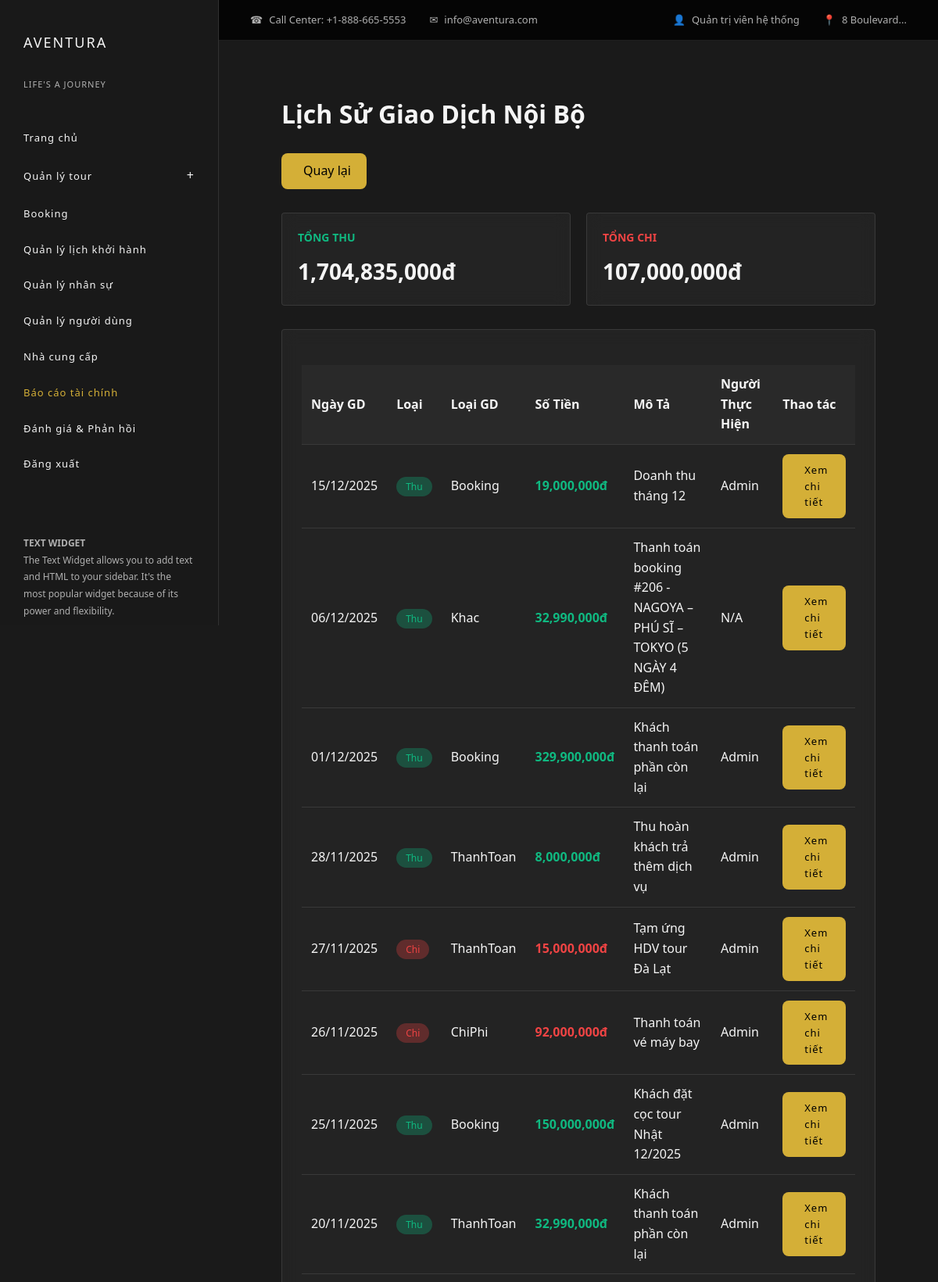
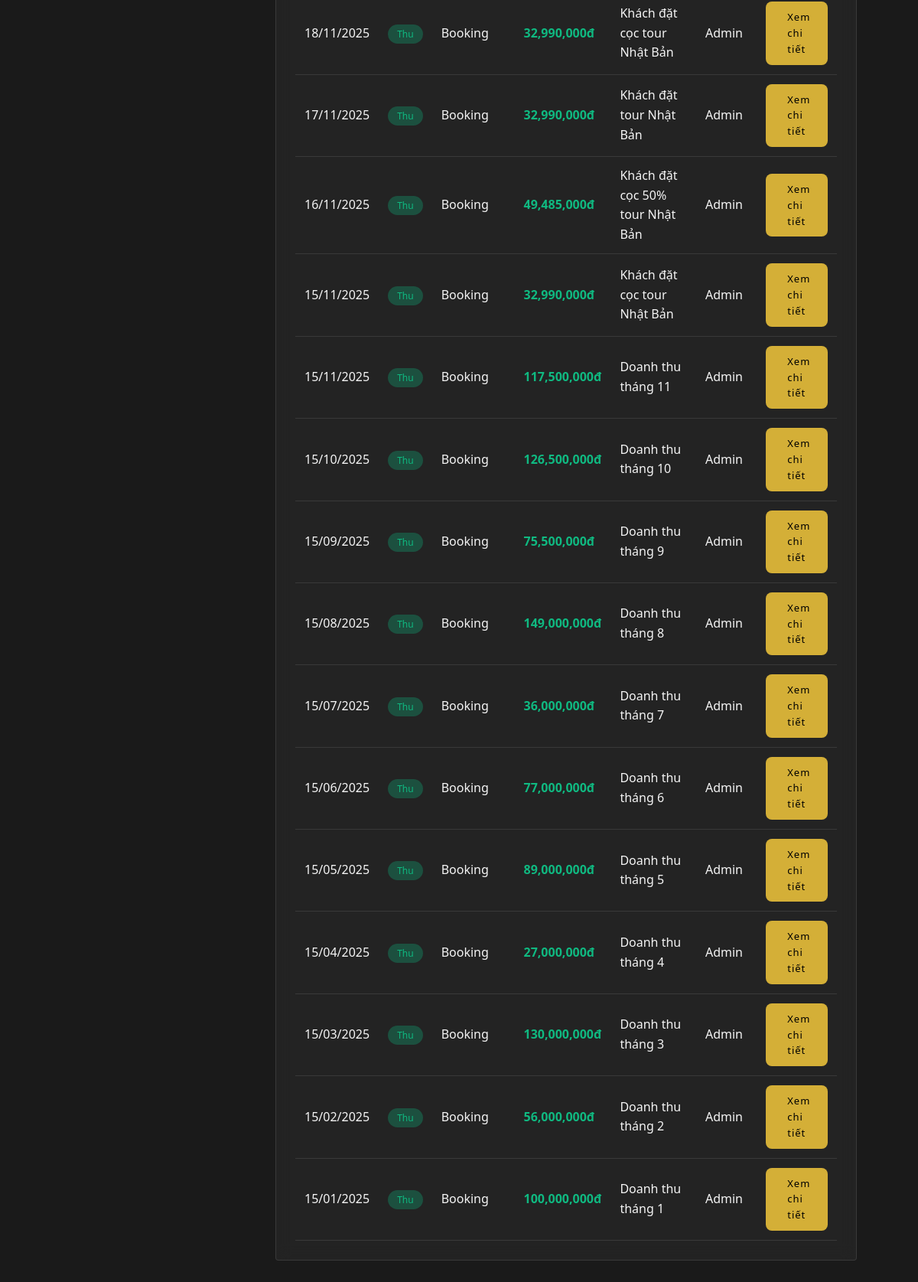
The page /index.php?act=admin/lichSuGiaoDich (signed in) on the database its author committed (2 pictures, top to bottom).
### tables this page shows
CREATE TABLE `giao_dich_tai_chinh` (
  `id` int(11) NOT NULL,
  `tour_id` int(11) DEFAULT NULL,
  `booking_id` int(11) DEFAULT NULL,
  `khach_hang_id` int(11) DEFAULT NULL,
  `loai` enum('Thu','Chi') DEFAULT NULL,
  `loai_doi_tuong` enum('KhachHang','NhaCungCap','HDV','Khac') DEFAULT 'Khac',
  `doi_tuong_id` int(11) DEFAULT NULL,
  `loai_giao_dich` enum('Booking','ThanhToan','ChiPhi','HoanTien','DieuChinh','Khac') DEFAULT 'Khac',
  `so_tien` decimal(15,2) DEFAULT NULL,
  `mo_ta` text DEFAULT NULL,
  `nguoi_thuc_hien_id` int(11) DEFAULT NULL,
  `nguoi_thuc_hien` varchar(255) DEFAULT NULL,
  `ngay_giao_dich` date DEFAULT NULL,
  `created_at` timestamp NULL DEFAULT current_timestamp(),
  `updated_at` timestamp NULL DEFAULT current_timestamp() ON UPDATE current_timestamp()
);

### controllers/BaoCaoTaiChinhController.php (called while the page is built, shortened)
<?php
require_once __DIR__ . '/../models/GiaoDich.php';
class BaoCaoTaiChinhController {
    private $giaoDichModel;
    public function __construct() {
        $this->giaoDichModel = new GiaoDich();
    }
    public function lichSuGiaoDich() {
        $giaoDichs = $this->giaoDichModel->getAll();
        $tongThu = 0;
        $tongChi = 0;
        foreach ($giaoDichs as $gd) {
            if ($gd['loai'] == 'Thu') {
                $tongThu += $gd['so_tien'];
            } else {
                $tongChi += $gd['so_tien'];
            }
        }
        require __DIR__ . '/../views/admin/bao_cao_tai_chinh/lich_su_giao_dich.php';
    }
}

### commons/env.php (called while the page is built, shortened)
<?php
function getPDOConnection() {
    try {
        $conn = new PDO(
            "mysql:host=" . DB_HOST . ";port=" . DB_PORT . ";dbname=" . DB_NAME . ";charset=utf8mb4",
            DB_USERNAME,
            DB_PASSWORD,
            [
                PDO::ATTR_ERRMODE => PDO::ERRMODE_EXCEPTION,
                PDO::ATTR_DEFAULT_FETCH_MODE => PDO::FETCH_ASSOC,
                PDO::ATTR_EMULATE_PREPARES => false
            ]
        );
        $conn->exec("SET time_zone = '+07:00'");
        return $conn;
    } catch (PDOException $e) {
        die("Kết nối thất bại: " . $e->getMessage());
    }
}

### commons/function.php (called while the page is built, shortened)
<?php
function connectDB() {
    return getPDOConnection();
}

### models/GiaoDich.php (called while the page is built, shortened)
<?php
class GiaoDich {
    public $conn;
    public function __construct() {
        $this->conn = connectDB();
    }
    public function getAll() {
        $sql = "SELECT * FROM giao_dich_tai_chinh ORDER BY ngay_giao_dich DESC";
        $stmt = $this->conn->prepare($sql);
        $stmt->execute();
        return $stmt->fetchAll();
    }
}

### views/admin/bao_cao_tai_chinh/lich_su_giao_dich.php (the view, shortened to what this page needs)
<div style="padding: 20px; max-width: 1400px; margin: 0 auto;">
    <div class="page-header-section" style="margin-bottom: 30px;">
        <h1 style="margin: 0 0 10px 0; font-size: 2rem; color: var(--text-light);">
            <i class="fas fa-history" style="color: var(--accent-gold);"></i> Lịch Sử Giao Dịch Nội Bộ
        </h1>
        <a href="index.php?act=admin/baoCaoTaiChinh" style="background: var(--accent-gold); color: #000; padding: 10px 20px; border-radius: 8px; text-decoration: none; display: inline-flex; align-items: center; gap: 8px; margin-top: 15px; font-weight: 500;">
            <i class="fas fa-arrow-left"></i> Quay lại
        </a>
    </div>
    <div class="stats-grid">
        <div class="stat-card">
            <h3 style="color: #10b981; font-size: 14px; margin-bottom: 10px;">TỔNG THU</h3>
            <div style="font-size: 28px; font-weight: 700; color: var(--text-light);">
                <?= number_format($tongThu) ?>đ
            </div>
        </div>
        <div class="stat-card">
            <h3 style="color: #ef4444; font-size: 14px; margin-bottom: 10px;">TỔNG CHI</h3>
            <div style="font-size: 28px; font-weight: 700; color: var(--text-light);">
                <?= number_format($tongChi) ?>đ
            </div>
        </div>
    </div>
    <div class="report-card">
            <table>
                <thead>
                    <tr>
                        <th>Ngày GD</th>
                        <th>Loại</th>
                        <th>Loại GD</th>
                        <th>Số Tiền</th>
                        <th>Mô Tả</th>
                        <th>Người Thực Hiện</th>
                        <th>Thao tác</th>
                    </tr>
                </thead>
                <tbody>
                    <?php if(empty($giaoDichs)): ?>
                        <tr><td colspan="6" style="text-align: center; color: #999;">Chưa có giao dịch</td></tr>
                    <?php else: ?>
                        <?php foreach($giaoDichs as $gd): ?>
                            <tr>
                                <td><?= date('d/m/Y', strtotime($gd['ngay_giao_dich'])) ?></td>
                                <td>
                                    <span class="badge-<?= $gd['loai'] == 'Thu' ? 'thu' : 'chi' ?>">
                                        <?= $gd['loai'] ?>
                                    </span>
                                </td>
                                <td><?= $gd['loai_giao_dich'] ?></td>
                                <td style="font-weight: 700; color: <?= $gd['loai'] == 'Thu' ? '#10b981' : '#ef4444' ?>">
                                    <?= number_format($gd['so_tien']) ?>đ
                                </td>
                                <td><?= htmlspecialchars($gd['mo_ta'] ?? '') ?></td>
                                <td><?= htmlspecialchars($gd['nguoi_thuc_hien'] ?? 'N/A') ?></td>
                                <td>
                                    <a class="btn" href="index.php?act=admin/chiTietGiaoDich&id=<?= $gd['id'] ?>">
                                        <i class="fas fa-eye"></i> Xem chi tiết
                                    </a>
                                </td>
                            </tr>
                        <?php endforeach; ?>
                    <?php endif; ?>
                </tbody>
            </table>
    </div>
</div>
<?php
require __DIR__ . '/../../layouts/aventura.php';
?>

### public/css/aventura.css (style rules this page uses)
* { margin: 0; padding: 0; box-sizing: border-box; }
:root { --primary-dark: #1a1a1a; --secondary-dark: #2d2d2d; --accent-gold: #d4af37; --text-light: #f5f5f5; --text-muted: #b0b0b0; }
body { font-family: "Segoe UI", Tahoma, Geneva, Verdana, sans-serif; background: var(--primary-dark); color: var(--text-light); line-height: 1.6; }
.btn { padding: 12px 24px; border: none; border-radius: 2px; font-size: 13px; letter-spacing: 1px; cursor: pointer; transition: all 0.3s; text-decoration: none; display: inline-block; }

### views/admin/bao_cao_tai_chinh/lich_su_giao_dich.php (style rules this page uses)
.stats-grid { display: grid; grid-template-columns: repeat(auto-fit, minmax(250px, 1fr)); gap: 20px; margin-bottom: 30px; }
.stat-card { background: rgba(45, 45, 45, 0.5); border: 1px solid rgba(255, 255, 255, 0.1); border-radius: 4px; padding: 20px; backdrop-filter: blur(10px); }
.report-card { background: rgba(45, 45, 45, 0.5); border: 1px solid rgba(255, 255, 255, 0.1); border-radius: 4px; padding: 25px; backdrop-filter: blur(10px); }
table { width: 100%; border-collapse: collapse; margin-top: 20px; color: var(--text-light); }
th, td { padding: 12px; text-align: left; border-bottom: 1px solid rgba(255, 255, 255, 0.1); }
th { background: rgba(45, 45, 45, 0.7); color: var(--text-light); font-weight: 600; }
.badge-thu { background: rgba(16, 185, 129, 0.3); color: #10b981; padding: 4px 12px; border-radius: 20px; font-size: 12px; }
.badge-chi { background: rgba(239, 68, 68, 0.3); color: #ef4444; padding: 4px 12px; border-radius: 20px; font-size: 12px; }
.btn { padding: 10px 20px; border: none; border-radius: 8px; text-decoration: none; display: inline-flex; align-items: center; gap: 8px; background: var(--accent-gold); color: #000; font-weight: 500; }

### rows shown on the page
giao_dich_tai_chinh: ngay_giao_dich "15/12/2025", loai "Thu", loai_giao_dich "Booking", so_tien "19,000,000", mo_ta "Doanh thu tháng 12", nguoi_thuc_hien "Admin"
giao_dich_tai_chinh: ngay_giao_dich "06/12/2025", loai "Thu", loai_giao_dich "Khac", so_tien "32,990,000", mo_ta "Thanh toán booking #206 - NAGOYA – PHÚ SĨ – TOKYO (5 NGÀY 4 ĐÊM)", nguoi_thuc_hien "N/A"
giao_dich_tai_chinh: ngay_giao_dich "01/12/2025", loai "Thu", loai_giao_dich "Booking", so_tien "329,900,000", mo_ta "Khách thanh toán phần còn lại", nguoi_thuc_hien "Admin"
giao_dich_tai_chinh: ngay_giao_dich "28/11/2025", loai "Thu", loai_giao_dich "ThanhToan", so_tien "8,000,000", mo_ta "Thu hoàn khách trả thêm dịch vụ", nguoi_thuc_hien "Admin"
giao_dich_tai_chinh: ngay_giao_dich "27/11/2025", loai "Chi", loai_giao_dich "ThanhToan", so_tien "15,000,000", mo_ta "Tạm ứng HDV tour Đà Lạt", nguoi_thuc_hien "Admin"
giao_dich_tai_chinh: ngay_giao_dich "26/11/2025", loai "Chi", loai_giao_dich "ChiPhi", so_tien "92,000,000", mo_ta "Thanh toán vé máy bay", nguoi_thuc_hien "Admin"
giao_dich_tai_chinh: ngay_giao_dich "25/11/2025", loai "Thu", loai_giao_dich "Booking", so_tien "150,000,000", mo_ta "Khách đặt cọc tour Nhật 12/2025", nguoi_thuc_hien "Admin"
giao_dich_tai_chinh: ngay_giao_dich "20/11/2025", loai "Thu", loai_giao_dich "ThanhToan", so_tien "32,990,000", mo_ta "Khách thanh toán phần còn lại", nguoi_thuc_hien "Admin"
giao_dich_tai_chinh: ngay_giao_dich "18/11/2025", loai "Thu", loai_giao_dich "Booking", so_tien "32,990,000", mo_ta "Khách đặt cọc tour Nhật Bản", nguoi_thuc_hien "Admin"
giao_dich_tai_chinh: ngay_giao_dich "17/11/2025", loai "Thu", loai_giao_dich "Booking", so_tien "32,990,000", mo_ta "Khách đặt tour Nhật Bản", nguoi_thuc_hien "Admin"
giao_dich_tai_chinh: ngay_giao_dich "16/11/2025", loai "Thu", loai_giao_dich "Booking", so_tien "49,485,000", mo_ta "Khách đặt cọc 50% tour Nhật Bản", nguoi_thuc_hien "Admin"
giao_dich_tai_chinh: ngay_giao_dich "15/11/2025", loai "Thu", loai_giao_dich "Booking", so_tien "32,990,000", mo_ta "Khách đặt cọc tour Nhật Bản", nguoi_thuc_hien "Admin"
giao_dich_tai_chinh: ngay_giao_dich "15/11/2025", loai "Thu", loai_giao_dich "Booking", so_tien "117,500,000", mo_ta "Doanh thu tháng 11", nguoi_thuc_hien "Admin"
giao_dich_tai_chinh: ngay_giao_dich "15/10/2025", loai "Thu", loai_giao_dich "Booking", so_tien "126,500,000", mo_ta "Doanh thu tháng 10", nguoi_thuc_hien "Admin"
giao_dich_tai_chinh: ngay_giao_dich "15/09/2025", loai "Thu", loai_giao_dich "Booking", so_tien "75,500,000", mo_ta "Doanh thu tháng 9", nguoi_thuc_hien "Admin"
giao_dich_tai_chinh: ngay_giao_dich "15/08/2025", loai "Thu", loai_giao_dich "Booking", so_tien "149,000,000", mo_ta "Doanh thu tháng 8", nguoi_thuc_hien "Admin"
giao_dich_tai_chinh: ngay_giao_dich "15/07/2025", loai "Thu", loai_giao_dich "Booking", so_tien "36,000,000", mo_ta "Doanh thu tháng 7", nguoi_thuc_hien "Admin"
giao_dich_tai_chinh: ngay_giao_dich "15/06/2025", loai "Thu", loai_giao_dich "Booking", so_tien "77,000,000", mo_ta "Doanh thu tháng 6", nguoi_thuc_hien "Admin"
giao_dich_tai_chinh: ngay_giao_dich "15/05/2025", loai "Thu", loai_giao_dich "Booking", so_tien "89,000,000", mo_ta "Doanh thu tháng 5", nguoi_thuc_hien "Admin"
giao_dich_tai_chinh: ngay_giao_dich "15/04/2025", loai "Thu", loai_giao_dich "Booking", so_tien "27,000,000", mo_ta "Doanh thu tháng 4", nguoi_thuc_hien "Admin"
giao_dich_tai_chinh: ngay_giao_dich "15/03/2025", loai "Thu", loai_giao_dich "Booking", so_tien "130,000,000", mo_ta "Doanh thu tháng 3", nguoi_thuc_hien "Admin"
giao_dich_tai_chinh: ngay_giao_dich "15/02/2025", loai "Thu", loai_giao_dich "Booking", so_tien "56,000,000", mo_ta "Doanh thu tháng 2", nguoi_thuc_hien "Admin"
giao_dich_tai_chinh: ngay_giao_dich "15/01/2025", loai "Thu", loai_giao_dich "Booking", so_tien "100,000,000", mo_ta "Doanh thu tháng 1", nguoi_thuc_hien "Admin"

### other values the page prints
$_SESSION['user_name'] "Quản trị viên hệ thống"
$tongThu "1,704,835,000"
$tongChi "107,000,000"
